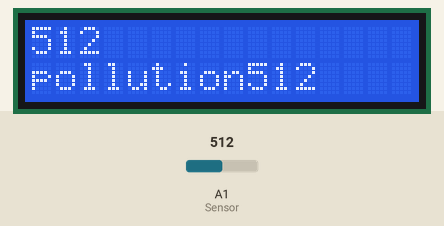
The sketch below on a simulated Arduino Uno, built with avr-gcc and run on an emulated ATmega328P. Parts: 16×2 character LCD. The inputs (shaded band) are chosen by the test bench; at power-on: A1 (Sensor) = 512.

Above: at 1.2 s.
1.3 s: A1 (Sensor) set to 410
At 2.0 s:
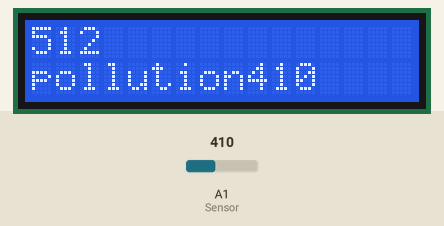
2.8 s: A1 (Sensor) set to 384
At 3.3 s:
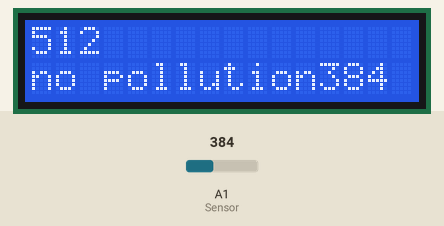
4.3 s: A1 (Sensor) set to 511
At 5.3 s:
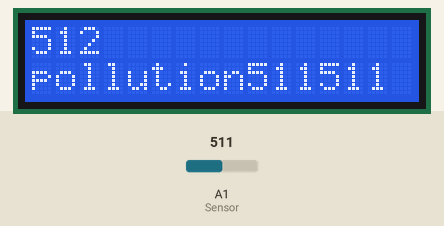
Timing chart, 0 to 7.3 s (numbered marks = the images above; inputs shaded):
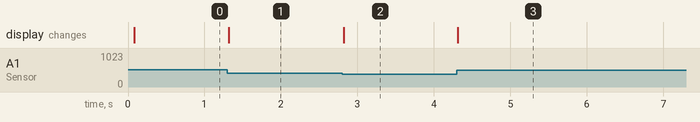

Measured:
- the behaviour switches between 401 and 400 on A1 (Sensor) (found by bisection; images 1 and 2)
- after the input at 1.3 s, the display: changes at once (image 1)
- after the input at 2.8 s, the display: first changes at once (image 2 shows a later state)
- after the input at 4.3 s, the display: first changes at once (image 3 shows a later state)

The sketch:

MQ2GasSensor.ino
```cpp
#include <LiquidCrystal_I2C.h>
LiquidCrystal_I2C lcd(0x3F, 16, 2);

#define Sensor A1

void setup() {
  Serial.begin(9600);8;
  lcd.init();
  lcd.backlight();
}

void loop() {
  int value = analogRead(Sensor);

  if (value > 400) {
    lcd.print(value);
    lcd.setCursor(0, 1);
    lcd.print("pollution");
  } else {
    lcd.print(value);
    lcd.setCursor(0, 1);
    lcd.print("no pollution");
  }
}
```
